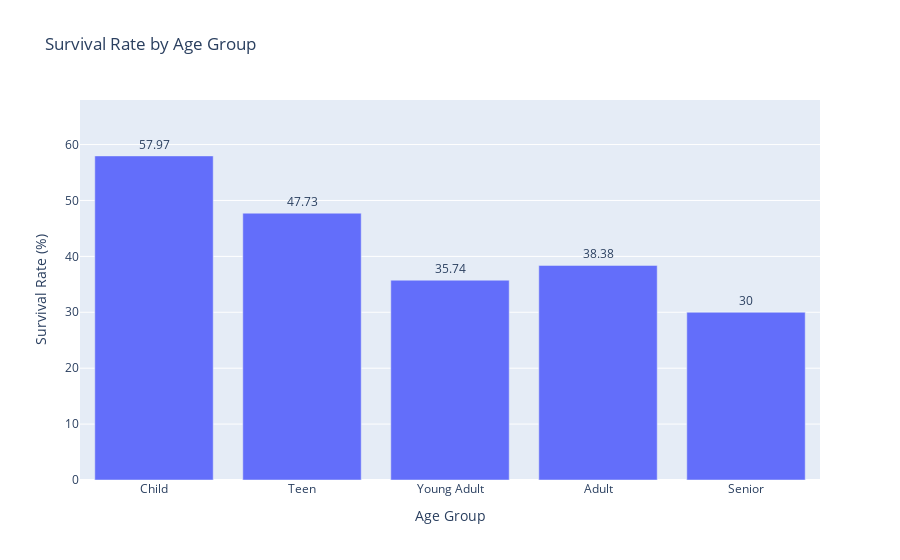

The code cell stored with this chart in its notebook:
### Code cell
# Calculate the survival rate for Age groups
group_survival_rate = df_train_imputed.groupby('AgeGroup', observed=False)['Survived'].mean() * 100

# Prepare data for plotly
df_rates = group_survival_rate.reset_index()
df_rates.columns = ['Group', 'SurvivalRate']

# Create a bar chart with Plotly Express
fig = px.bar(
    df_rates,
    x='Group',
    y='SurvivalRate',
    title='Survival Rate by Age Group',
    labels={'SurvivalRate': 'Survival Rate (%)', 'Group': 'Age Group'},
    text=df_rates['SurvivalRate'].round(2)  # show values on bars
)

# Enhance display: adjust text position and hover template
fig.update_traces(
    textposition='outside',
    hovertemplate='Age Group: %{x}<br>Survival Rate: %{y:.2f}%'
)

# Customize layout for better readability
fig.update_layout(
    yaxis=dict(range=[0, df_rates['SurvivalRate'].max() + 10]),
    uniformtext_minsize=8,
    uniformtext_mode='hide'
)

fig.show()

### Figure 1 — Plotly figure (JSON) as saved in the notebook; plotly's stock layout.template omitted (floating-point values rounded to 4 significant figures)
{"data": [{"hovertemplate": "Age Group: %{x}<br>Survival Rate: %{y:.2f}%", "legendgroup": "", "marker": {"color": "#636efa", "pattern": {"shape": ""}}, "name": "", "orientation": "v", "showlegend": false, "text": [57.97, 47.73, 35.74, 38.38, 30.0], "textposition": "outside", "type": "bar", "x": ["Child", "Teen", "Young Adult", "Adult", "Senior"], "xaxis": "x", "y": [57.97, 47.73, 35.74, 38.38, 30.0], "yaxis": "y"}], "layout": {"barmode": "relative", "legend": {"tracegroupgap": 0}, "title": {"text": "Survival Rate by Age Group"}, "uniformtext": {"minsize": 8, "mode": "hide"}, "xaxis": {"anchor": "y", "domain": [0, 1], "title": {"text": "Age Group"}}, "yaxis": {"anchor": "x", "domain": [0, 1], "range": [0, 67.97], "title": {"text": "Survival Rate (%)"}}}}
